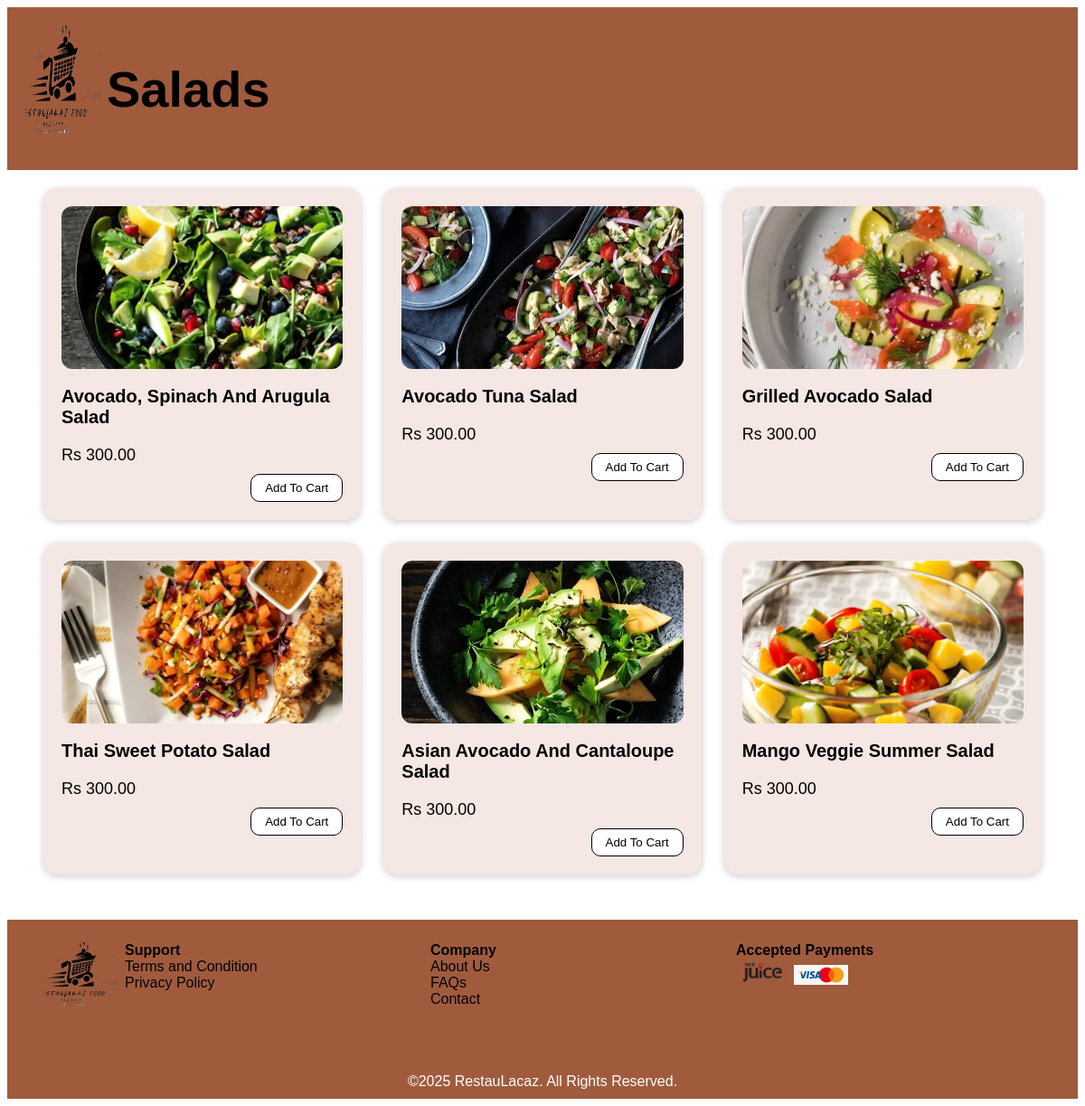
The page /salad.php on the database its author committed.
### tables this page shows
CREATE TABLE `item` (
  `Item_ID` int(11) NOT NULL,
  `Item_Name` varchar(100) DEFAULT NULL,
  `Item_Quantity` int(11) DEFAULT NULL,
  `Item_Price` decimal(10,2) DEFAULT NULL,
  `Item_Type` varchar(50) DEFAULT NULL,
  `Item_Image` varchar(255) DEFAULT NULL,
  `Restaurant_ID` int(11) DEFAULT NULL
);

### salad.php (the view, shortened to what this page needs)
<?php
include 'includes/db_connect.php';
$sql = "SELECT * FROM Item WHERE Item_Type = 'salad'";
$result = $conn->query($sql);
?>
<!DOCTYPE html>
<html>
<head>
</head>
<body>
   <div class="header">
        <img src="images/logo.png" class="logo">
        <h1>Salads</h1>
    </div>
<div class="container">
<?php
        if ($result->num_rows > 0) {
            while ($row = $result->fetch_assoc()) {
                $itemName = htmlspecialchars($row['Item_Name']);
                $itemPrice = htmlspecialchars($row['Item_Price']);
                $itemImage = htmlspecialchars($row['Item_Image']);
                $imagePath = "images/" . $itemImage;
                echo "
                <div class='card'>
                    <img src='$imagePath' alt='$itemName' class='item-img'>
                    <h3 class='item-name'>$itemName</h3>
                    <p class='price'>Rs $itemPrice</p>
                    <button class='add-btn'>Add To Cart</button>
                </div>
                ";
            }
        } else {
            echo "<p>No salads found.</p>";
        }
        ?>
</div>
<?php include 'footer.php'; ?>
</body>
</html>

### salad.php (style rules this page uses)
body { font-family: Arial, sans-serif; background: #fff; }
.container { display: grid; grid-template-columns: repeat(auto-fit, minmax(350px, 1fr)); gap: 25px; padding: 20px 40px; }
.card { background: #f5e7e3; padding: 20px; border-radius: 15px; box-shadow: 0 2px 8px rgba(0, 0, 0, 0.2); text-align: left; }
.item-img { width: 100%; height: 180px; object-fit: cover; border-radius: 12px; }
.item-name { margin-top: 15px; font-size: 20px; font-weight: 700; color: #000; }
.price { font-size: 18px; margin: 10px 0; font-weight: 500; }
.add-btn { padding: 7px 15px; border-radius: 10px; border: 1px solid #000; background: #fff; cursor: pointer; float: right; }
.header { background-color: #a05b3d;; padding: 20px; text-align: center; font-size: 28px; font-weight: bold; position: relative; display: flex; }
.logo { width: 90px; height: auto; }

### footer.php (style rules this page uses)
.logo { font-size: 30px; font-weight: bold; margin-bottom: 15px; }

### rows shown on the page
item: Item_Image (picture), Item_Name "Avocado, Spinach And Arugula Salad", Item_Price "300.00"
item: Item_Image (picture), Item_Name "Avocado Tuna Salad", Item_Price "300.00"
item: Item_Image (picture), Item_Name "Grilled Avocado Salad", Item_Price "300.00"
item: Item_Image (picture), Item_Name "Thai Sweet Potato Salad", Item_Price "300.00"
item: Item_Image (picture), Item_Name "Asian Avocado And Cantaloupe Salad", Item_Price "300.00"
item: Item_Image (picture), Item_Name "Mango Veggie Summer Salad", Item_Price "300.00"
